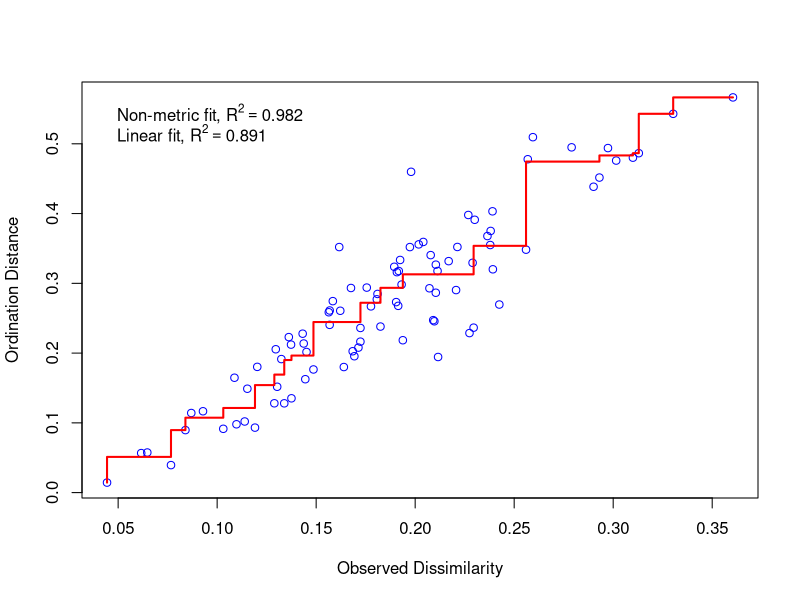
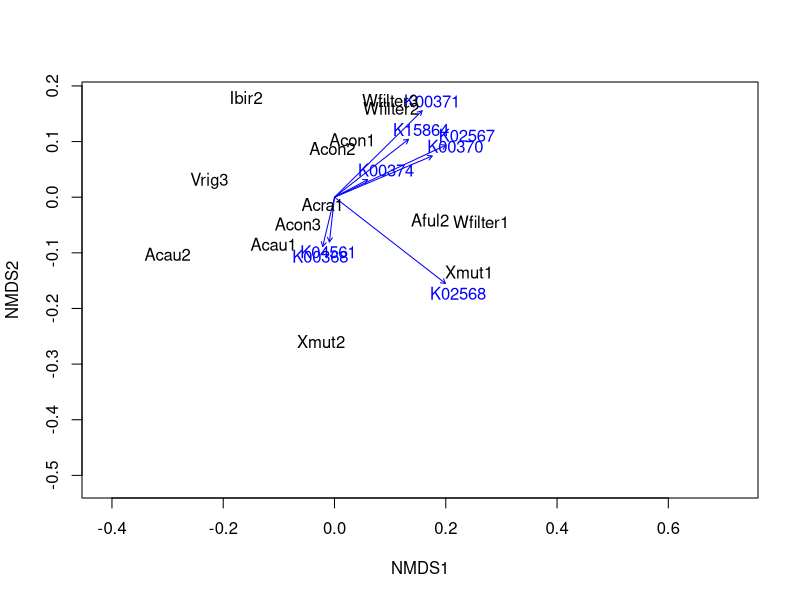
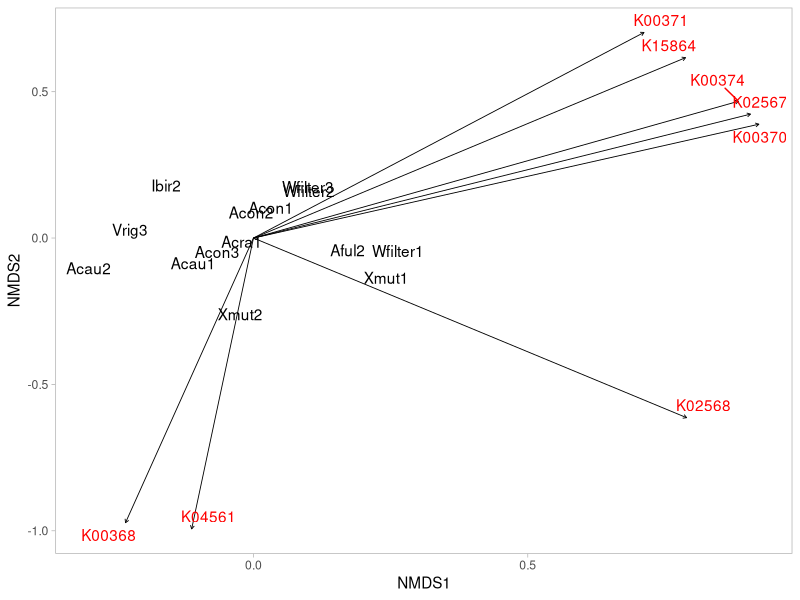
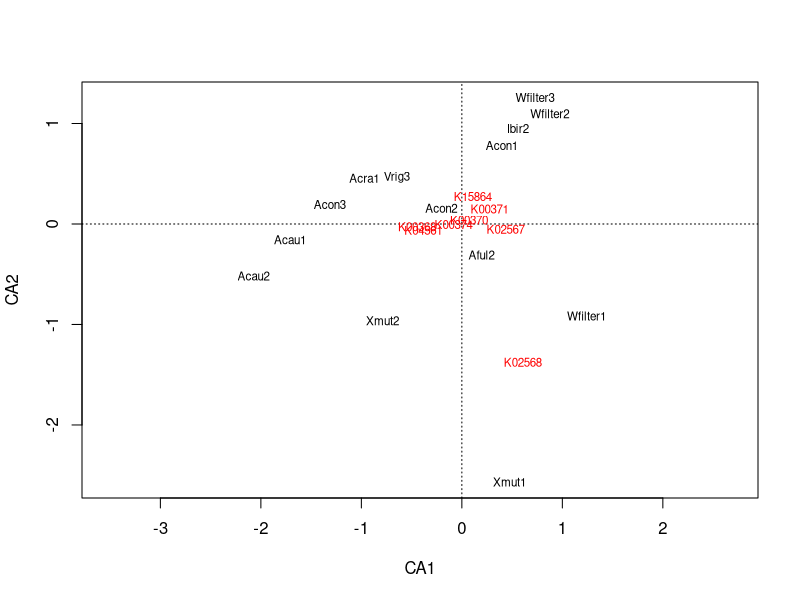

Source code (R) for these figures, in order:

library(ggplot2)
library(viridis)
library(viridisLite)
library(RColorBrewer)
library(reshape2)
library(vegan)
library(tidyverse)
setwd("/Users/luiszuniga/Desktop/faiths2/denitrification")

# importing dissimilatory nitrate reduction data

denitrification_table <- read.csv(file = "denitrification_pd.csv", row.names = 1)
denitrification_table <- as.matrix(denitrification_table)

# shapiro test for normality
shapiro.test(denitrification_table)

# setting a seed
set.seed(1224)

# running ordinations

# CCA oordination
cca<-cca(denitrification_table)
# NMDS oordination
nmds<-metaMDS(denitrification_table, distance = "bray")
# stress plot of nmds
stressplot(nmds)
nmds$stress
# plot the NMDS
nmds.sp.fit <- envfit(nmds, denitrification_table)
plot(nmds, type = "n")
plot(nmds.sp.fit)
text(nmds, display = "sites")


# add text labels
#text(nmds,display = "species", cex=0.7, col="red")
#text(nmds, display = "sites", cex=0.9, col="blue")

# get data and species scores
# storing site and species scores 
data.scores <- scores(nmds)
site.scores <- as.data.frame(data.scores$sites)
sp.scores <- as.data.frame(data.scores$species)
sp.vectors <- nmds.sp.fit$vectors
sp.vectors <- sp.vectors$arrows
sp.arrows <- as.data.frame(sp.vectors)

# nmds with ggplot

gplot <- ggplot(site.scores,aes(NMDS1,NMDS2), type = "biplot") + 
  geom_text(label = row.names(site.scores), color = "black" ) + theme_light() + 
  geom_segment(data=sp.arrows, aes(x=0, xend=NMDS1, y=0, yend=NMDS2), arrow = arrow(length = unit(0.1, "cm")), lwd=0.3) +
  ggrepel::geom_text_repel(data = sp.arrows, label = row.names(sp.arrows), color = "red", direction = "both") + 
  theme(plot.background = element_blank(),
        panel.grid.major = element_blank(),
        panel.grid.minor = element_blank())
gplot
# plot CCA
plot(cca)
summary(cca)

